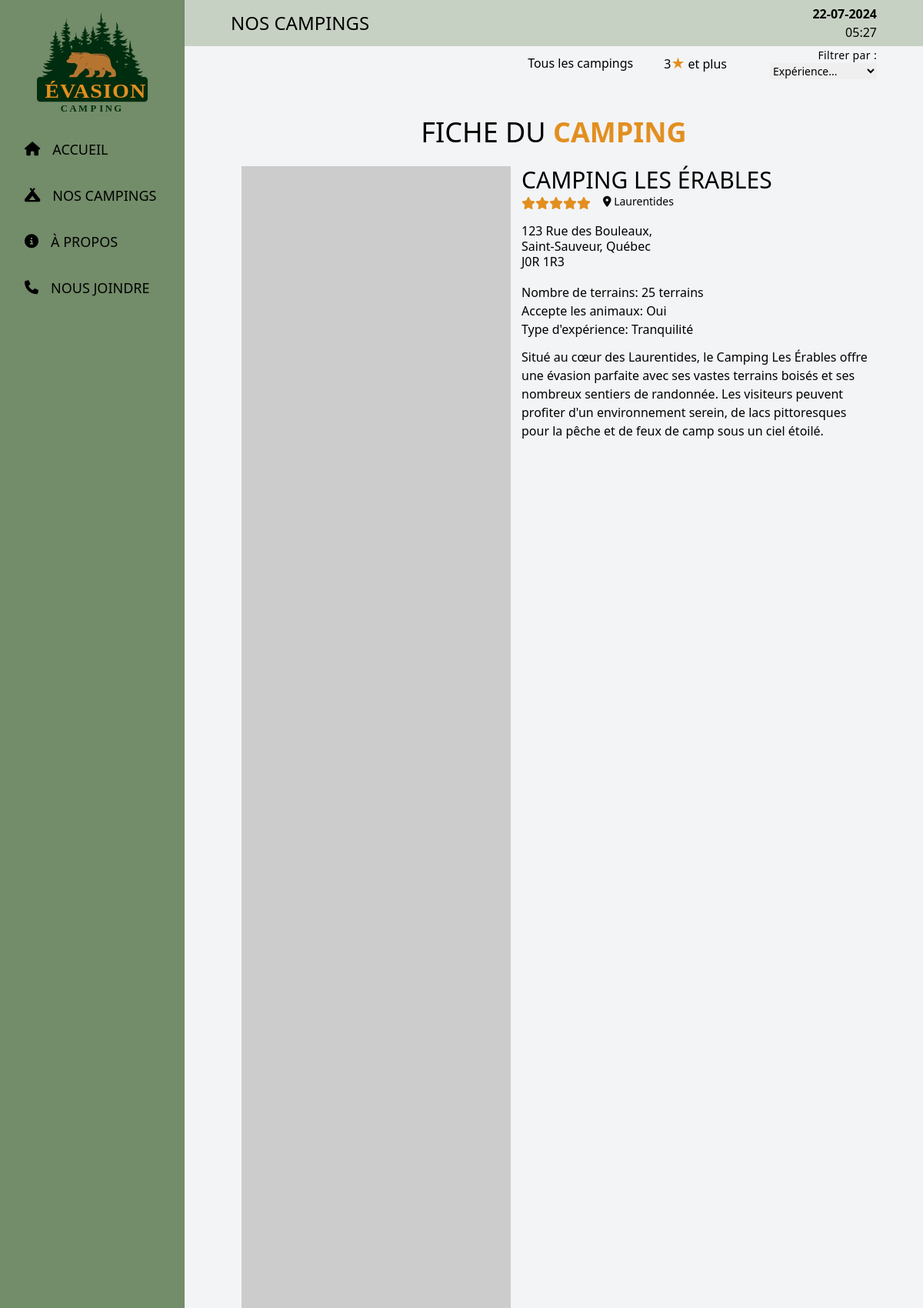
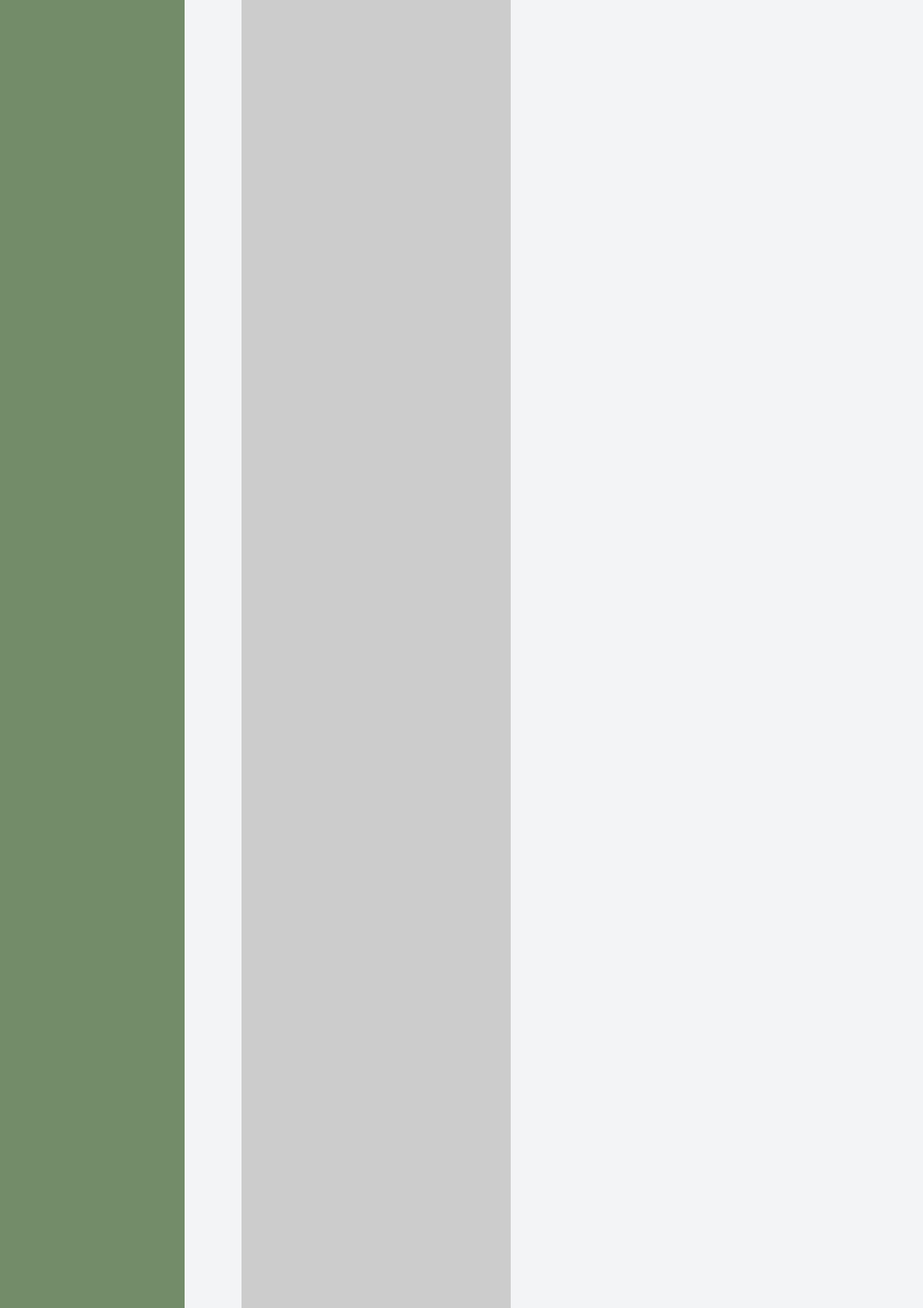
/fiche_camping.php?id=1 (upper part), run on the app's committed database (2 pictures, top to bottom).
### tables this page shows
CREATE TABLE `campings` (
  `id` int NOT NULL,
  `name` varchar(50) NOT NULL,
  `region` varchar(50) NOT NULL,
  `address` varchar(100) NOT NULL,
  `city` varchar(50) NOT NULL,
  `postal_code` varchar(20) NOT NULL,
  `description` text NOT NULL,
  `nb_terrains` int NOT NULL,
  `popularite` int NOT NULL,
  `nb_stars` int NOT NULL,
  `actif` tinyint(1) NOT NULL,
  `accept_animals` tinyint(1) NOT NULL,
  `date_inscription` date NOT NULL,
  `experience_id` int NOT NULL,
  `id_picsum` int NOT NULL
);

### fiche_camping.php (the view, shortened to what this page needs)
<?php
include_once(__DIR__ . '/_components/Header.php');
$camping = [];
function getCampingDetails($mysqli, $campingId)
{
        $camping = [];
        if ($request = $mysqli->prepare("SELECT * FROM campings WHERE id=?")) {
                $request->bind_param("i", $campingId);
                $request->execute();
                $result = $request->get_result();
                $camping = $result->fetch_assoc();
        }
        return $camping;
}
$campingId = $_GET['id'] ?? 0;
if ($campingId > 0) {
        $camping = getCampingDetails($mysqli, $campingId);
}
?>
<div class="min-h-screen w-[100vw] flex justify-between">
    <?php include_once(__DIR__ . '/_components/Sidebar.php') ?>
  <div class="flex flex-col justify-between w-[100vw] lg:w-[80vw]">
    <?php include_once(__DIR__ . '/_components/Navbar.php') ?>
    <main class="flex-1 py-12 px-[5vw] bg-gray-100">
      <h1 class="text-base sm:text-lg md:text-2xl lg:text-4xl font-light uppercase text-center mb-6">Fiche du <span class="text-[#E28F20] font-bold">camping</span></h1>
                        <div class="flex justify-center">
                                <div class="hidden md:flex w-[45%] justify-center">
                                        <img src="https://picsum.photos/id/<?= $camping['id_picsum'] ?? '' ?>/400/400" alt="<?= $camping['name'] ?? 'Évasion Camping' ?>" class="w-[350px]">
                                </div>
                                <div class="w-[55%]">
                                        <h1 class="text-xl md:text-3xl text-center md:text-start uppercase"><?= $camping['name'] ?? 'Évasion Camping' ?></h1>
                                        <div class="mb-2 flex gap-4 justify-center md:justify-start">
                                                <div>
                                                        <?php
                                                        if (isset($camping['nb_stars'])) {
                                                                for ($i = 0; $i < $camping['nb_stars']; $i++) {
                                                                        echo '<i class="fa-solid fa-star text-[#E28F20]"></i>';
                                                                }
                                                        }
                                                        ?>
                                                </div>
                                                <div class="text-sm">
                                                        <i class="fa-solid fa-location-dot"></i>
                                                        <span><?= $camping['region'] ?? '' ?></span>
                                                </div>
                                        </div>
                                        <ul class="my-3">
                                                <li>
                                                        <p><?= $camping['address'] ?? '1234, rue du bananier' ?>,</p>
                                                        <p class="leading-none"><?= $camping['city'] ?? 'BananaVille' ?>, Québec</p>
                                                        <p class="mb-4"><?= $camping['postal_code'] ?? 'B4N 4N4' ?></p>
                                                </li>
                                                <li>
                                                        <p><span class="font-medium">Nombre de terrains:</span> <?= $camping['nb_terrains'] ?? '0' ?> terrains</p>
                                                </li>
                                                <li>
                                                        <p><span class="font-medium">Accepte les animaux:</span> <?= $camping['accept_animals'] == '1' ?  "Oui" :  "Non" ?></p>
                                                </li>
                                                <li>
                                                        <p><span class="font-medium">Type d'expérience:</span>
                                                                <?php
                                                                if (isset($camping['experience_id'])) {
                                                                        switch ($camping['experience_id']) {
                                                                                case "1":
                                                                                        echo "Tranquilité";
                                                                                        break;
                                                                        }
                                                                }
                                                                ?>
                                                        </p>
                                                </li>
                                        </ul>
                                        <div>
                                                <p><?= $camping['description'] ?? 'Description du camping' ?></p>
                                        </div>
                                </div>
                        </div>
                        </main>
                <?php include_once(__DIR__ . '/_components/Footer.php'); ?>

### data on the page
campings: name "CAMPING LES ÉRABLES", nb_stars 5 (drawn), region "Laurentides", address "123 Rue des Bouleaux", city "Saint-Sauveur", postal_code "J0R 1R3", nb_terrains "25", description "Situé au cœur des Laurentides, le Camping Les Érables offre une évasion parfaite avec ses vastes terrains boisés et ses nombreux sentiers de randonnée. Les visiteurs peuvent profiter d'un environnement serein, de lacs pittoresques pour la pêche et de feux de camp sous un ciel étoilé."

### other printed values
$link['name'] "ACCUEIL"
$link['name'] "NOS CAMPINGS"
$link['name'] "À PROPOS"
$link['name'] "NOUS JOINDRE"
formatTitle($title) "NOS CAMPINGS"
getCurrentDate() "22-07-2024"
